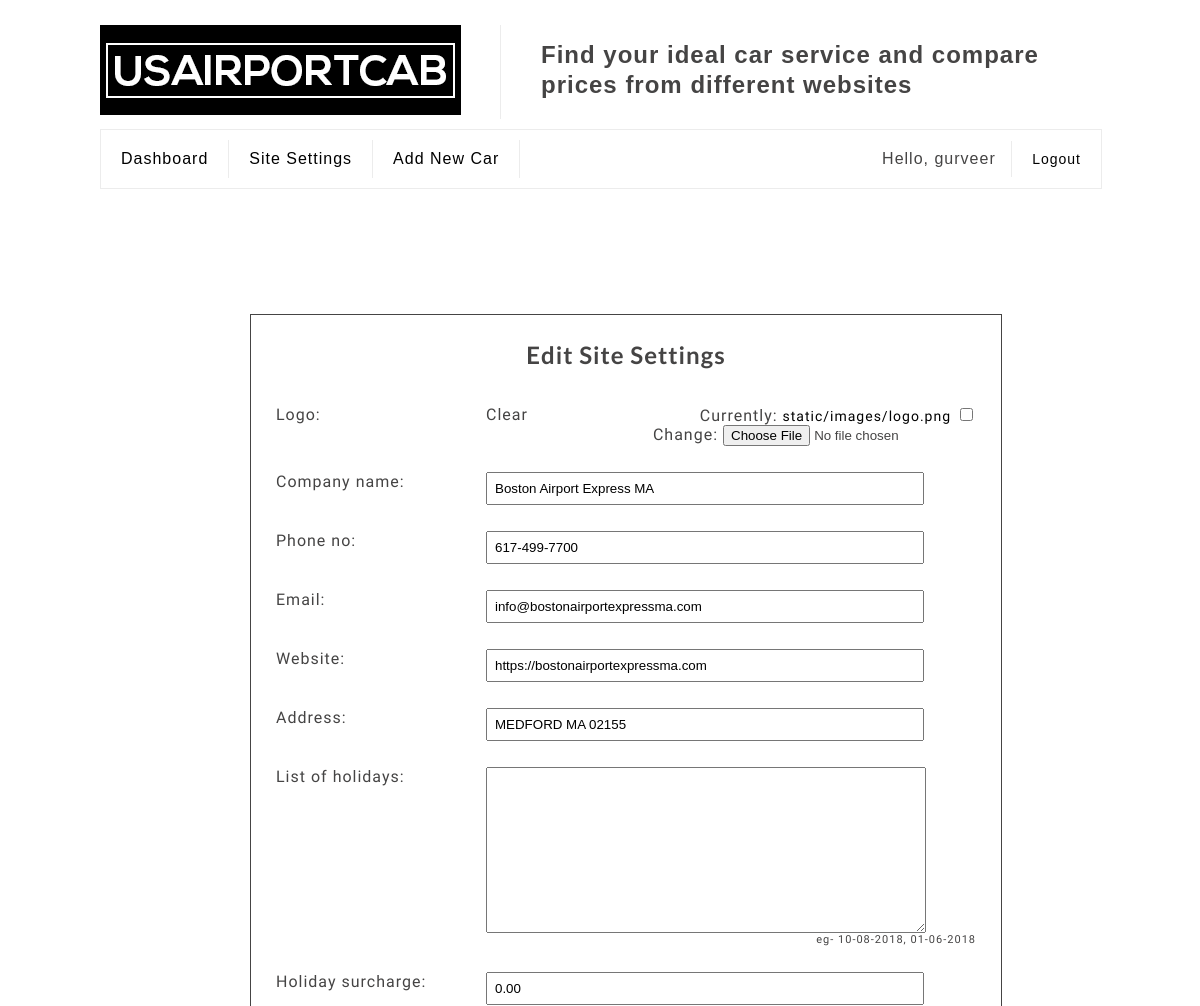
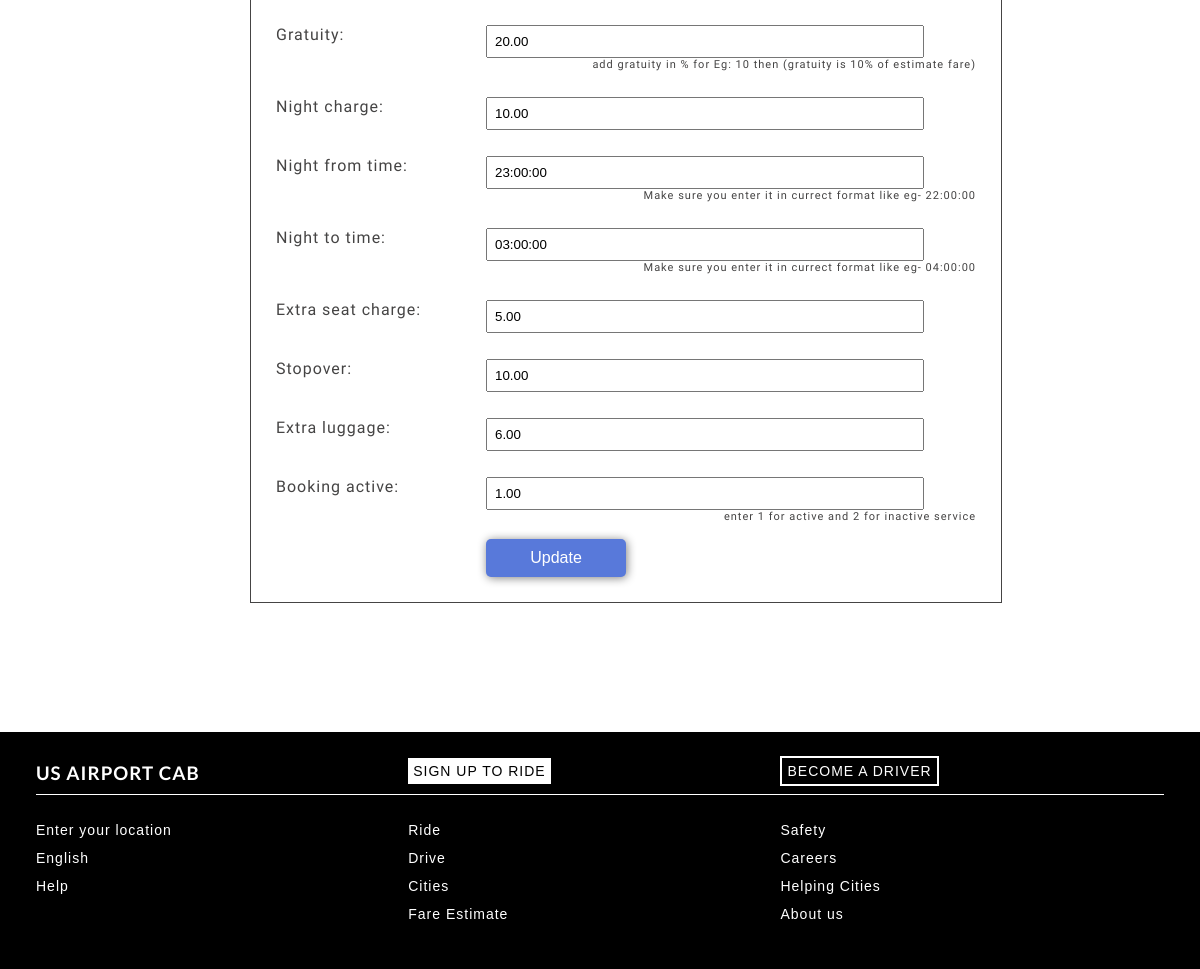
The page /user/edit-site-settings/ (signed in) on the database its author committed (2 pictures, top to bottom).
### usapp/models.py (models this page shows, shortened)
class Sites_common_detail(models.Model):
    logo = models.ImageField(upload_to='static/images/', blank=True)
    company_name = models.CharField(max_length=200, db_index=True)
    address = models.CharField(max_length=500)
    phone_no = models.CharField(max_length=100)
    email = models.EmailField(max_length=200)
    website = models.CharField(max_length=200)
    list_of_holidays = models.TextField(blank=True)
    holiday_surcharge = models.DecimalField(max_digits=9, decimal_places=2)
    gratuity = models.DecimalField(max_digits=9, decimal_places=2)
    night_charge = models.DecimalField(max_digits=9, decimal_places=2)
    night_from_time = models.TimeField(max_length=100)
    night_to_time = models.TimeField(max_length=100)
    extra_seat_charge = models.DecimalField(max_digits=9, decimal_places=2)
    stopover = models.DecimalField(max_digits=9, decimal_places=2)
    extra_luggage = models.DecimalField(max_digits=9, decimal_places=2)
    booking_active = models.DecimalField(max_digits=9, decimal_places=2)
    update_data = models.DateTimeField(auto_now=True)
    class Meta:
        ordering = ('company_name',)

### user/views.py (the view, shortened to what this page needs)
@login_required
def sitesettings(request):
    profile = Profile.objects.get(user=request.user)
    sitecommondetails = get_object_or_404(Sites_common_detail, company_name=profile.companyname)
    siteform = SiteSettingsForm(request.POST or None, request.FILES or None, instance=sitecommondetails)
    return render(request, 'edit-site-settings.html', {'form':siteform})

### user/forms.py
class SiteSettingsForm(forms.ModelForm):
    class Meta:
        model = Sites_common_detail
        fields = ('logo','company_name', 'phone_no', 'email', 'website', 'address', 'list_of_holidays', 'holiday_surcharge', 'gratuity',
                  'night_charge', 'night_from_time', 'night_to_time', 'extra_seat_charge', 'stopover', 'extra_luggage', 'booking_active')
        help_texts = {
            'gratuity': 'add gratuity in % for Eg: 10 then (gratuity is 10% of estimate fare)',
            'list_of_holidays': 'eg- 10-08-2018, 01-06-2018',
            'night_from_time': 'Make sure you enter it in currect format like eg- 22:00:00',
            'night_to_time': 'Make sure you enter it in currect format like eg- 04:00:00',
            'booking_active': 'enter 1 for active and 2 for inactive service',
        }

### usapp/templates/edit-site-settings.html (shortened to what this page needs)
<!doctype html>
<html lang="en" xmlns:usapp="http://www.w3.org/1999/xhtml" xmlns:ride_time="http://www.w3.org/1999/xhtml" xmlns:lugg>
<head>
{% load staticfiles %}
<link rel="stylesheet" href="{% static "css/style.css" %}">
<link rel="stylesheet" href="{% static "js/jquery/development-bundle/themes/start/jquery.ui.all.css" %}">
<link rel="stylesheet" href="{% static "js/jquery/css/demos.css" %}">
</head>
<body>
<div class="fare-container">
  {% include 'user-header.html' %}
      <div id="login-form">
          <div class="login-section">
          <h1>Edit Site Settings </h1>
          <div class="full">
            <form action="." method="post" enctype="multipart/form-data">
                {{ form.as_p }}
                <label>&nbsp;</label><input type="submit" value="Update" class="bluebtn">
            </form>
          </div>
      </div>
  </section>
</div>
  {% include "footer.html" %}
</body>
</html>

### usapp/templates/user-header.html
{% load staticfiles %}
<header>
      <div class="fare-header-left">
          <div class="logo">
             <img src="{% static "images/logo.png" %}">
          </div>
      </div>
      <div class="fare-header-right">
          <span>Find your ideal car service and compare prices from different websites</span>
      </div>
  </header>
  <section id="dashboard">
      <div class="dadhbord-menu-container">
          <div class="nav">
             {% if request.user.is_authenticated %}
                <ul>
                     <li {% if section == "dashboard" %}class="selected"{% endif %}>
                        <a href="{% url "user:dashboard" %}">Dashboard</a>
                     </li>
                     <li>
                        <a href="{% url "user:sitesettings" %}">Site Settings</a>
                     </li>
                     <li>
                        <a href="{% url "user:add-car" %}">Add New Car</a>
                     </li>
                 </ul>
             {% endif %}
          </div>
          <div class="user">
             {% if request.user.is_authenticated %}
                Hello, {{ request.user.first_name }}
                <a href="/user/logout">Logout</a>
             {% else %}
                <a href="">Log-in</a>
             {% endif %}
         </div>
      </div>

### usapp/static/css/style.css (style rules this page uses)
p { font-family: 'Oxygen'; }
h1,h2,h3,h4,h5 { font-family:lato; }
body { padding:0px; margin:0px;font-family:sans-serif; color: #454444; letter-spacing: 1px; background-color:#fff; }
header { width:100%; float:left; margin:0px; padding:0px; margin-bottom: 100px; }
a { color:#000; text-decoration:none; font-size:14px; }
.logo { width:40%; float:left; }
.nav { width:60%; float:left; }
.nav ul { width:100%; float: right; margin:0px; padding: 0px; text-align: right; }
.nav ul li { list-style:none; display: inline-block; padding: 10px; }
.nav ul li a { color:#000; font-size: 16px; }
.fare-container { width:1000px; margin:auto }
.fare-header-left { margin-top: 25px;width: 40%; float: left; border-right: 1px solid #a9a9a938; }
.fare-header-right { margin-top: 25px;width: 58%; float: left; }
.fare-header-right span { font-size: 24px;font-weight: 700;line-height: 1.25; padding-left: 40px;display: inline-block;margin-top: 15px; }
section { width:100%; display:inline-block }
section .full { width:100%; float: left }
.fare-container header { margin-bottom:10px }
.bluebtn { width: 100%; color: #fff; background-color: #5879da;margin-top: 6px;cursor: pointer; font-size: 16px;border: navajowhite;padding: 10px;border-radius: 5px;box-shadow: 1px 1px 10px grey; }
#login-form { width: 70%;margin: auto;display: block; }
#login-form .login-section { width: 100%; float: left; margin: 125px 0; border: 1px solid; padding: 25px; }
#login-form .login-section h1 { text-align:center; margin-top:0px }
#login-form .login-section .full p { width:100%; float:left;margin-bottom:10px; text-align: right; }
#login-form .login-section .full label { width:30%; float:left; text-align:left }
#login-form .login-section .full input[type='text'], #login-form .login-section .full input[type='password'], #login-form .login-section .full input[type='email'], #login-form .login-section .full input[type='number'] { width:60%; float:left; padding:7px }
#login-form .login-section .full input[type='submit'] { width:20% }
#login-form .login-section .full textarea { width:60.5%; float:left; padding:7px }
.helptext { font-size: 11px;float: right; }
.dadhbord-menu-container { width:100%; float:left; border: 1px solid #a9a9a938; padding: 10px 0; }
.dadhbord-menu-container .nav ul li { float: left; padding: 10px 20px; border-right: 1px solid #a9a9a938; }
.dadhbord-menu-container .user { width: 40%;float: left;text-align: right;padding-top: 10px;font-size: 16px; }
.dadhbord-menu-container .user a { padding: 10px 20px;border-left: 1px solid #a9a9a938;margin-left: 10px; }

### rows shown on the page
Sites_common_detail: company_name "Boston Airport Express MA", phone_no "617-499-7700", email "info@bostonairportexpressma.com", website "https://bostonairportexpressma.com", address "MEDFORD MA 02155", holiday_surcharge "0.00", gratuity "20.00", night_charge "10.00", night_from_time "23:00:00", night_to_time "03:00:00", extra_seat_charge "5.00", stopover "10.00", extra_luggage "6.00", booking_active "1.00"

### other values the page prints
{{ request.user.first_name }} "gurveer"
